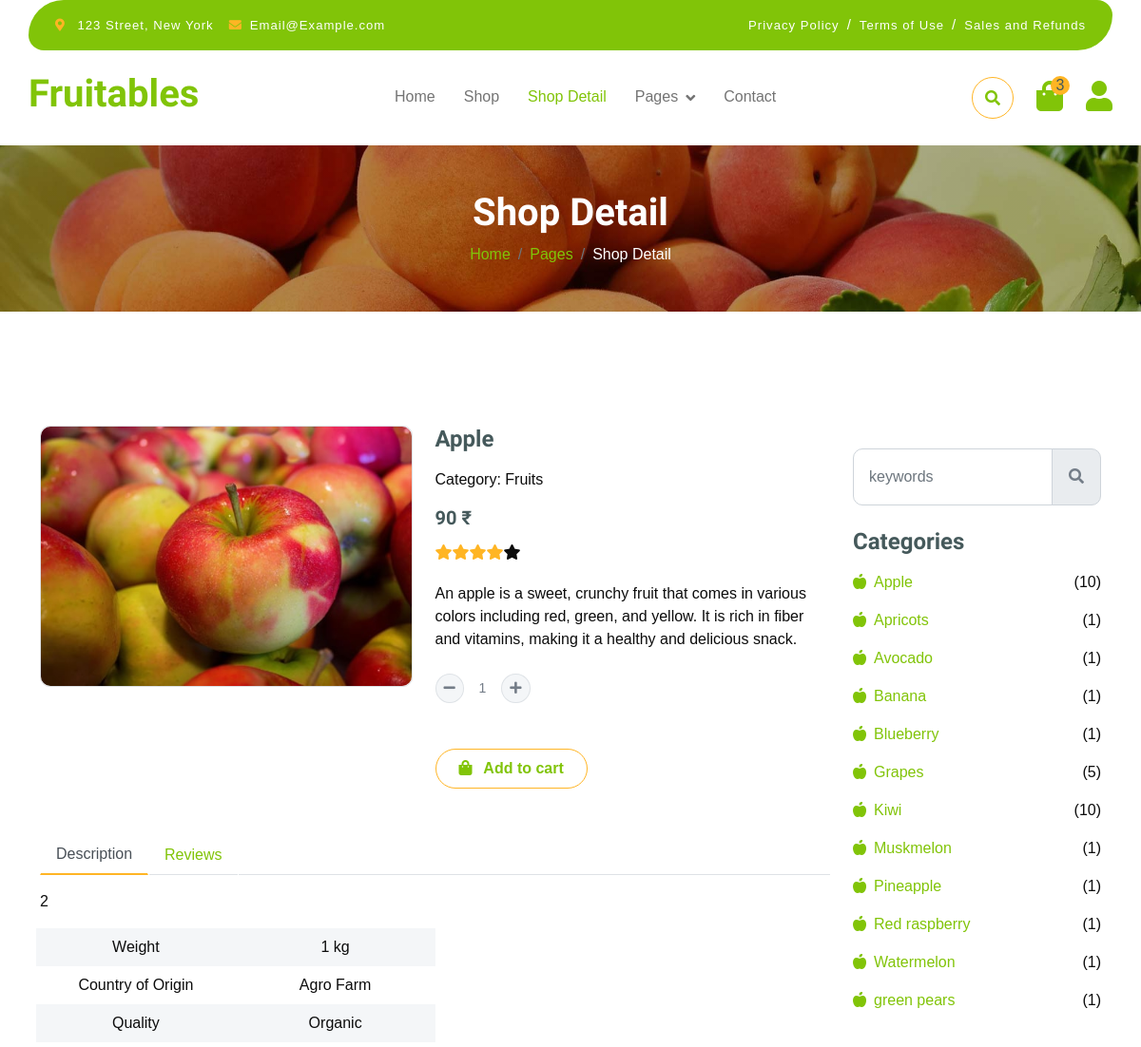
/product/1/ (signed in, upper part), run on an earlier commit of the app's database.
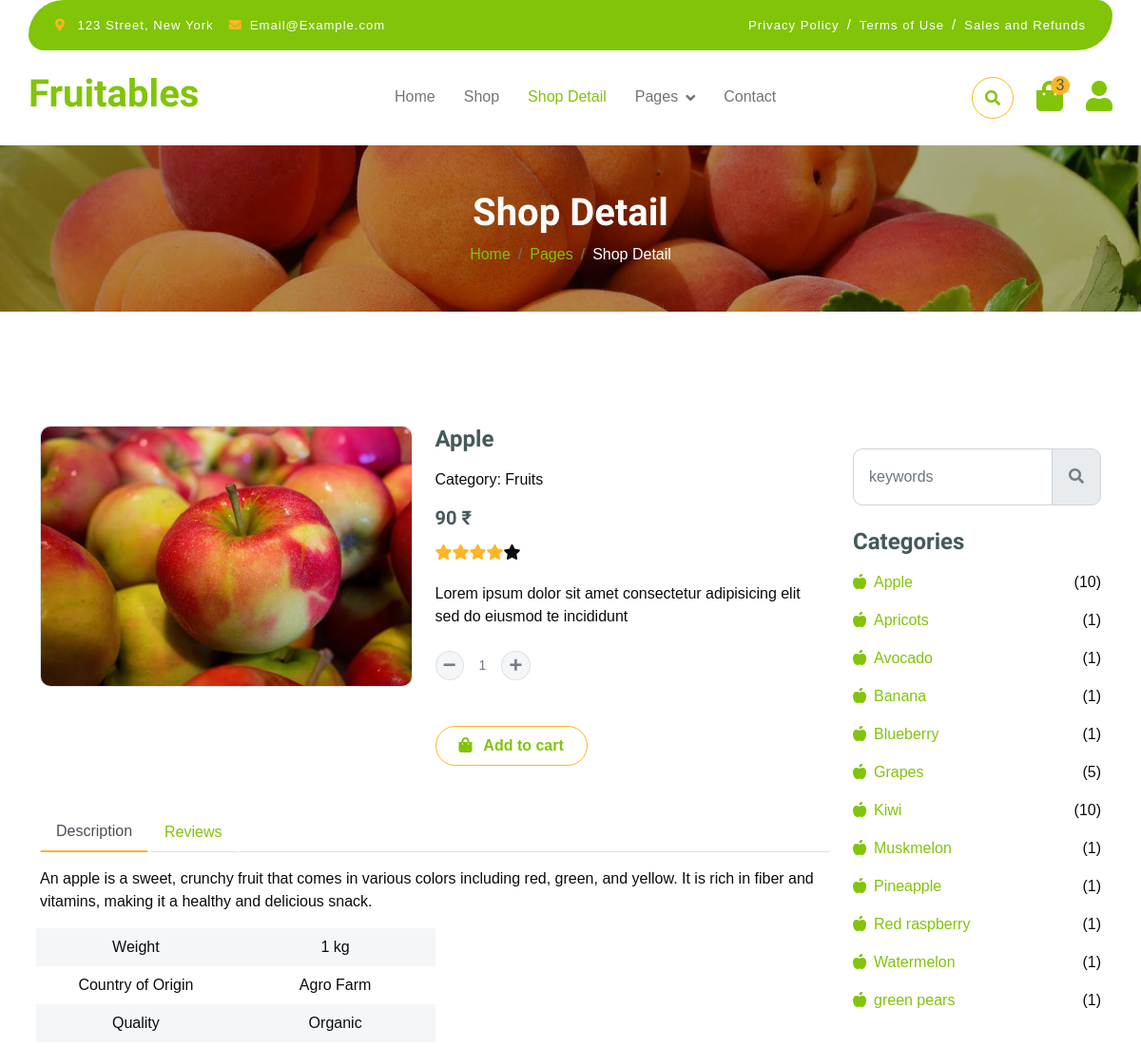
And on a later commit of the database.
### app1/models.py (models this page shows, shortened)
class Product(models.Model):
    product_name = models.CharField(max_length=50)
    product_price = models.IntegerField()
    product_quantity = models.IntegerField()
    product_img = models.ImageField(upload_to="image", default=None)
    product_details = models.CharField(max_length=500)
    product_id = models.CharField(primary_key=True, max_length=5)
    product_description = models.TextField(max_length=500)
    product_category = models.IntegerField(
        choices=CategoryChoices.choices, default=CategoryChoices.ALL
    )

### app1/views.py (the view, shortened to what this page needs)
# urls.py: path("product/<int:product_id>/", ProdcutdetailView.as_view(), name="shopdetail"),
class ProdcutdetailView(generics.CreateAPIView):
    renderer_classes = [TemplateHTMLRenderer]
    template_name = "shop_detail.html"
    def get(self, request, product_id):
        if "username" not in request.session:
            return redirect("login")
        product = Product.objects.filter(product_id=product_id).first()
        if not product:
            return redirect("shop")
        veg = Product.objects.filter(product_category=CategoryChoices.VEGETABLES)
        singal_fruit = Product.objects.filter(product_category=CategoryChoices.FRUITS)[
            7:
        ]
        reply = Reply.objects.all()
        fruits = Product.objects.filter(product_category=CategoryChoices.FRUITS)
        veg = Product.objects.filter(product_category=CategoryChoices.VEGETABLES)
        min_price = request.POST.get("min_price", 0)
        max_price = request.POST.get("max_price", 500)
        if min_price or max_price:
            fruits = fruits.filter(
                product_price__gte=min_price, product_price__lte=max_price
            )
            veg = veg.filter(product_price__gte=min_price, product_price__lte=max_price)
        fruit_stock_counts = fruits.values("product_name").annotate(
            total_stock=Sum("product_quantity")
        )
        return render(
            request,
            "shop_detail.html",
            {
                "product_details": product,
                "veg": veg,
                "singal_fruit": singal_fruit,
                "fruit_stock_counts": fruit_stock_counts,
                "reply": reply,
            },
        )

### app1/templates/shop_detail.html (shortened to what the changed rows need)
{% load static %}
{% load rest_framework %}
<!DOCTYPE html>
<html lang="en">
    <head>
        <link rel="stylesheet" href="https://use.fontawesome.com/releases/v5.15.4/css/all.css"/>
        <link href="https://cdn.jsdelivr.net/npm/bootstrap-icons@1.4.1/font/bootstrap-icons.css" rel="stylesheet">
        <link rel="stylesheet" href="{% static 'owl.carousel.min.css' %}" />
        <link rel="stylesheet" href="{% static 'bootstrap.min.css' %}" />
        <link rel="stylesheet" href="{% static 'style.css' %}" />
    </head>
    <body>
        <div class="container-fluid fixed-top">
            <div class="container px-0">
                <nav class="navbar navbar-light bg-white navbar-expand-xl">
                    <a href="index.html" class="navbar-brand"><h1 class="text-primary display-6">Fruitables</h1></a>
                </nav>
            </div>
        </div>
        <div class="container-fluid page-header py-5">
            <h1 class="text-center text-white display-6">Shop Detail</h1>
        </div>
        <div class="container-fluid py-5 mt-5">
            <div class="container py-5">
                <div class="row g-4 mb-5">
                    <div class="col-lg-8 col-xl-9">
                        <div class="row g-4">
                            <div class="row">
                                <div class="col-lg-6">
                                    <div class="border rounded">
                                        <img src="{{ product_details.product_img.url }}" class="img-fluid rounded" alt="{{ product_details.product_name }}">
                                    </div>
                                </div>
                                <div class="col-lg-6">
                                    <h4 class="fw-bold mb-3">{{ product_details.product_name }}</h4>
                                    <p class="mb-3">Category: {{ product_details.get_product_category_display }}</p>
                                    <h5 class="fw-bold mb-3">{{ product_details.product_price }} ₹</h5>
                                    <div class="d-flex mb-4">
                                        <i class="fa fa-star text-secondary"></i>
                                        <i class="fa fa-star text-secondary"></i>
                                        <i class="fa fa-star text-secondary"></i>
                                        <i class="fa fa-star text-secondary"></i>
                                        <i class="fa fa-star"></i>
                                    </div>
                                    <p class="mb-4">{{ product_details.product_details }}</p>
                                    <form action="{% url 'add_to_cart' product_details.product_id %}"  method="post">
                                        <div class="input-group quantity mb-5" style="width: 100px;">
                                        </div>
                                        <button type="submit" class="btn border border-secondary rounded-pill px-4 py-2 mb-4 text-primary">
                                        </button>
                                    </form>
                                    </div>
                            </div>
                            <div class="col-lg-12">
                                <div class="tab-content mb-5">
                                    <div class="tab-pane active" id="nav-about" role="tabpanel" aria-labelledby="nav-about-tab">
                                        <p>{{ product_details.product_description  }} </p>
                                        <div class="px-2">
                                            <div class="row g-4">
                                            </div>
                                        </div>
                                    </div>
                                </div>
                            </div>
                        </div>
                    </div>
                    <div class="col-lg-4 col-xl-3">
                        <div class="row g-4 fruite">
                            <div class="col-lg-12">
                                <div class="mb-4">
                                    <ul class="list-unstyled fruite-categorie">
                                        {% for item in fruit_stock_counts %}
                                            <li>
                                                <div class="d-flex justify-content-between fruite-name">
                                                    <a href="#"><i class="fas fa-apple-alt me-2"></i>{{ item.product_name }}</a>
                                                    <span>({{ item.total_stock }})</span>
                                                </div>
                                            </li>
                                        {% endfor %}
                                    </ul>
                                </div>
                            </div>
                        </div>
                    </div>
                </div>
            </div>
        </div>
    <link rel="stylesheet" href="https://cdnjs.cloudflare.com/ajax/libs/font-awesome/5.15.4/css/all.min.css">
    </body>
</html>

What changed in the data, as far as the page shows it:
changed Product "Apple": product_details "An apple is a sweet, crunchy fruit that comes in various colors including red, green, and yellow. It is rich in fiber and vitamins, making it a healthy and delicious snack." → "Lorem ipsum dolor sit amet consectetur adipisicing elit sed do eiusmod te incididunt"; product_description "2" → "An apple is a sweet, crunchy fruit that comes in various colors including red, green, and yellow. It is rich in fiber and vitamins, making it a healthy and delicious snack."
